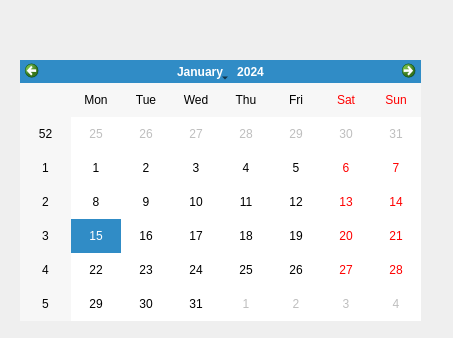
<?xml version="1.0" encoding="UTF-8"?>
<ui version="4.0">
 <class>CalendarDialog</class>
 <widget class="QDialog" name="CalendarDialog">
  <property name="geometry">
   <rect>
    <x>0</x>
    <y>0</y>
    <width>453</width>
    <height>338</height>
   </rect>
  </property>
  <property name="windowTitle">
   <string>Dialog</string>
  </property>
  <widget class="QCalendarWidget" name="calendarWidget">
   <property name="geometry">
    <rect>
     <x>20</x>
     <y>60</y>
     <width>401</width>
     <height>261</height>
    </rect>
   </property>
  </widget>
 </widget>
 <resources/>
 <connections/>
</ui>
